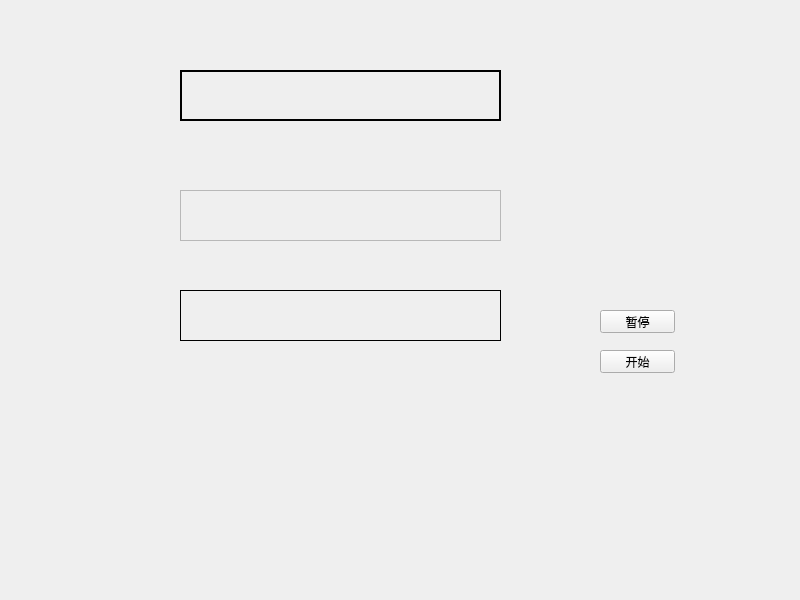
<?xml version="1.0" encoding="UTF-8"?>
<ui version="4.0">
 <class>Widget</class>
 <widget class="QWidget" name="Widget">
  <property name="geometry">
   <rect>
    <x>0</x>
    <y>0</y>
    <width>800</width>
    <height>600</height>
   </rect>
  </property>
  <property name="windowTitle">
   <string>Widget</string>
  </property>
  <widget class="QLabel" name="label">
   <property name="geometry">
    <rect>
     <x>180</x>
     <y>70</y>
     <width>321</width>
     <height>51</height>
    </rect>
   </property>
   <property name="frameShape">
    <enum>QFrame::WinPanel</enum>
   </property>
  </widget>
  <widget class="QLabel" name="label_2">
   <property name="geometry">
    <rect>
     <x>180</x>
     <y>190</y>
     <width>321</width>
     <height>51</height>
    </rect>
   </property>
   <property name="frameShape">
    <enum>QFrame::StyledPanel</enum>
   </property>
  </widget>
  <widget class="QLabel" name="label_3">
   <property name="geometry">
    <rect>
     <x>180</x>
     <y>290</y>
     <width>321</width>
     <height>51</height>
    </rect>
   </property>
   <property name="frameShape">
    <enum>QFrame::Panel</enum>
   </property>
  </widget>
  <widget class="QPushButton" name="btn_Stop">
   <property name="geometry">
    <rect>
     <x>600</x>
     <y>310</y>
     <width>75</width>
     <height>23</height>
    </rect>
   </property>
   <property name="text">
    <string>暂停</string>
   </property>
  </widget>
  <widget class="QPushButton" name="btn_Start">
   <property name="geometry">
    <rect>
     <x>600</x>
     <y>350</y>
     <width>75</width>
     <height>23</height>
    </rect>
   </property>
   <property name="text">
    <string>开始</string>
   </property>
  </widget>
 </widget>
 <resources/>
 <connections/>
</ui>
